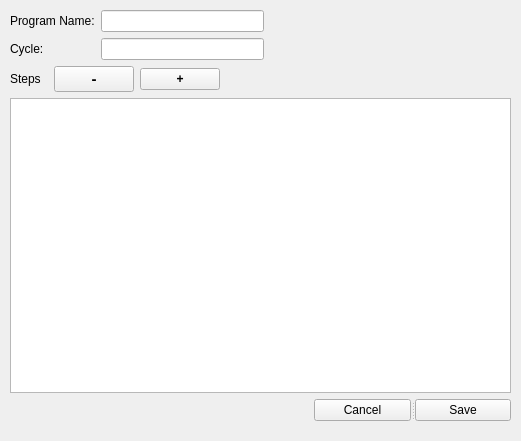
<?xml version="1.0" encoding="UTF-8"?>
<ui version="4.0">
 <class>AddProgram</class>
 <widget class="QWidget" name="AddProgram">
  <property name="geometry">
   <rect>
    <x>0</x>
    <y>0</y>
    <width>521</width>
    <height>441</height>
   </rect>
  </property>
  <property name="windowTitle">
   <string>Add Test Program</string>
  </property>
  <property name="windowIcon">
   <iconset>
    <normaloff>../../../../../Downloads/technobothnia_logo.png</normaloff>../../../../../Downloads/technobothnia_logo.png</iconset>
  </property>
  <widget class="QWidget" name="layoutWidget">
   <property name="geometry">
    <rect>
     <x>10</x>
     <y>10</y>
     <width>501</width>
     <height>411</height>
    </rect>
   </property>
   <layout class="QGridLayout" name="gridLayout">
    <item row="0" column="0" colspan="4">
     <layout class="QFormLayout" name="formLayout">
      <item row="0" column="0">
       <widget class="QLabel" name="programNameLabel">
        <property name="text">
         <string>Program Name:</string>
        </property>
       </widget>
      </item>
      <item row="0" column="1">
       <widget class="QLineEdit" name="programNameEdit">
        <property name="maxLength">
         <number>25</number>
        </property>
       </widget>
      </item>
      <item row="1" column="0">
       <widget class="QLabel" name="cycleLabel">
        <property name="text">
         <string>Cycle:</string>
        </property>
       </widget>
      </item>
      <item row="1" column="1">
       <widget class="QLineEdit" name="cycleEdit"/>
      </item>
     </layout>
    </item>
    <item row="0" column="4" colspan="2">
     <spacer name="horizontalSpacer_2">
      <property name="orientation">
       <enum>Qt::Horizontal</enum>
      </property>
      <property name="sizeHint" stdset="0">
       <size>
        <width>40</width>
        <height>20</height>
       </size>
      </property>
     </spacer>
    </item>
    <item row="1" column="0">
     <widget class="QLabel" name="label">
      <property name="text">
       <string>Steps</string>
      </property>
     </widget>
    </item>
    <item row="1" column="1">
     <widget class="QPushButton" name="removeStepButton">
      <property name="font">
       <font>
        <pointsize>11</pointsize>
        <weight>75</weight>
        <bold>true</bold>
       </font>
      </property>
      <property name="text">
       <string>-</string>
      </property>
     </widget>
    </item>
    <item row="1" column="2">
     <widget class="QPushButton" name="addStepButton">
      <property name="font">
       <font>
        <weight>75</weight>
        <bold>true</bold>
       </font>
      </property>
      <property name="text">
       <string>+</string>
      </property>
     </widget>
    </item>
    <item row="1" column="3" colspan="3">
     <spacer name="horizontalSpacer">
      <property name="orientation">
       <enum>Qt::Horizontal</enum>
      </property>
      <property name="sizeHint" stdset="0">
       <size>
        <width>108</width>
        <height>20</height>
       </size>
      </property>
     </spacer>
    </item>
    <item row="3" column="0" colspan="5">
     <spacer name="horizontalSpacer_3">
      <property name="orientation">
       <enum>Qt::Horizontal</enum>
      </property>
      <property name="sizeHint" stdset="0">
       <size>
        <width>298</width>
        <height>20</height>
       </size>
      </property>
     </spacer>
    </item>
    <item row="3" column="5">
     <widget class="QSplitter" name="splitter_2">
      <property name="orientation">
       <enum>Qt::Horizontal</enum>
      </property>
      <widget class="QPushButton" name="cancelButton">
       <property name="text">
        <string>Cancel</string>
       </property>
      </widget>
      <widget class="QPushButton" name="saveButton">
       <property name="text">
        <string>Save</string>
       </property>
      </widget>
     </widget>
    </item>
    <item row="2" column="0" colspan="6">
     <widget class="QTableView" name="tableView"/>
    </item>
   </layout>
  </widget>
 </widget>
 <resources/>
 <connections/>
</ui>
